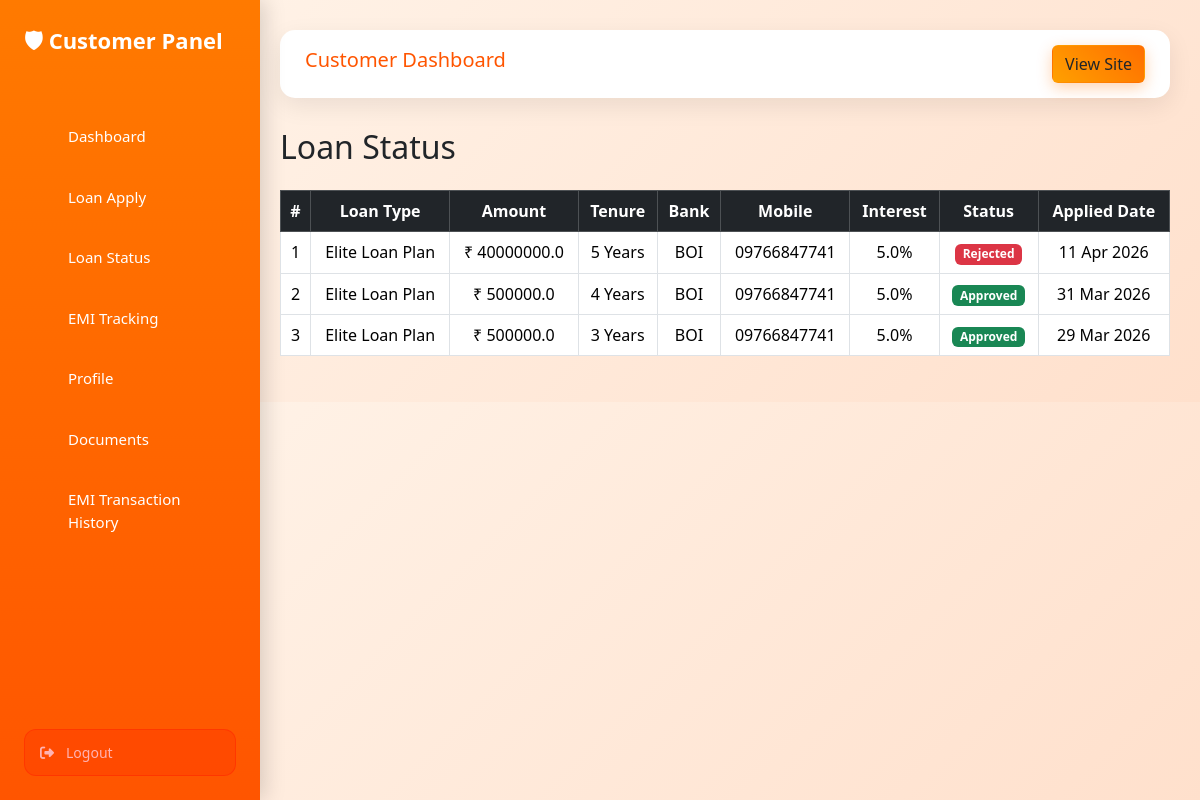
The app's page /customer-panel/loan-status/ (signed in) with its own data.
### customer/models.py (models this page shows, shortened)
class Loan(models.Model):
    STATUS = (
        ('Pending', 'Pending'),
        ('Approved', 'Approved'),
        ('Rejected', 'Rejected'),
    )
    customer = models.ForeignKey(Customer, on_delete=models.CASCADE)
    loan_head = models.ForeignKey(
        "admin_panel.LoanHead",
        on_delete=models.SET_NULL,
        null=True,
        blank=True
    )
    full_name = models.CharField(max_length=100, blank=True)
    email = models.EmailField(blank=True)
    loan_type = models.CharField(max_length=50)
    amount = models.FloatField()
    tenure = models.IntegerField()
    bank = models.CharField(max_length=100)
    mobile = models.CharField(max_length=15)
    interest_rate = models.FloatField(default=10)
    status = models.CharField(max_length=20, choices=STATUS, default='Pending')
    applied_date = models.DateTimeField(auto_now_add=True)

### customer/views.py (the view)
# urls.py: path('loan-status/', views.loan_status, name='loan_status'),
def loan_status(request):
    customer_id = request.session.get("customer_id")
    if not customer_id:
        return redirect("login")
    loans = Loan.objects.filter(customer_id=customer_id).order_by('-id')
    return render(request, "customer/loan_status.html", {
        "loans": loans
    })

### customer/templates/customer/loan_status.html
{% extends 'customer/base_customer.html' %}
{% block content %}
<div class="loan-head fade-up">
<h2 class="mb-4">Loan Status</h2>
<div class="table-responsive">
<table class="table table-bordered table-hover align-middle">
    <thead class="table-dark text-center">
        <tr>
            <th>#</th>
            <th>Loan Type</th>
            <th>Amount</th>
            <th>Tenure</th>
            <th>Bank</th>
            <th>Mobile</th>
            <th>Interest</th>
            <th>Status</th>
            <th>Applied Date</th>
        </tr>
    </thead>
    <tbody>
    {% for loan in loans %}
    <tr class="text-center">
        <td>{{ forloop.counter }}</td>
        <td>{{ loan.loan_type }}</td>
        <td>₹ {{ loan.amount }}</td>
        <td>{{ loan.tenure }} Years</td>
        <td>{{ loan.bank }}</td>
        <td>{{ loan.mobile }}</td>
        <td>{{ loan.interest_rate }}%</td>
        <td>
            {% if loan.status == "Approved" %}
                <span class="badge bg-success">Approved</span>
            {% elif loan.status == "Rejected" %}
                <span class="badge bg-danger">Rejected</span>
            {% else %}
                <span class="badge bg-warning text-dark">Pending</span>
            {% endif %}
        </td>
        <td>{{ loan.applied_date|date:"d M Y" }}</td>
    </tr>
    {% empty %}
    <tr>
        <td colspan="9" class="text-center py-4">
            No loans applied yet
        </td>
    </tr>
    {% endfor %}
    </tbody>
</table>
</div>
</div>
{% endblock %}

### static/css/customer.css (style rules this page uses)
* { margin: 0; padding: 0; box-sizing: border-box; font-family: 'Segoe UI', sans-serif; }
body { background: linear-gradient(135deg, #fff5eb, #ffe0cc); color: #333; }
.fade-up { opacity: 0; transform: translateY(40px); animation: fadeUp 0.8s ease forwards; }

### records on screen
Loan: loan_type "Elite Loan Plan", amount "40000000.0", tenure "5", bank "BOI", mobile "09766847741", interest_rate "5.0", status "Rejected", applied_date "11 Apr 2026"
Loan: loan_type "Elite Loan Plan", amount "500000.0", tenure "4", bank "BOI", mobile "09766847741", interest_rate "5.0", status "Approved", applied_date "31 Mar 2026"
Loan: loan_type "Elite Loan Plan", amount "500000.0", tenure "3", bank "BOI", mobile "09766847741", interest_rate "5.0", status "Approved", applied_date "29 Mar 2026"
